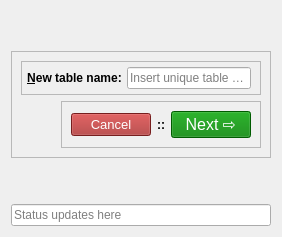
  <widget class="QWidget" name="page">
   <layout class="QVBoxLayout" name="verticalLayout_4">
    <item>
     <spacer name="verticalSpacer_2">
      <property name="orientation">
       <enum>Qt::Vertical</enum>
      </property>
      <property name="sizeHint" stdset="0">
       <size>
        <width>20</width>
        <height>40</height>
       </size>
      </property>
     </spacer>
    </item>
    <item>
     <widget class="QFrame" name="frame_2">
      <property name="sizePolicy">
       <sizepolicy hsizetype="Preferred" vsizetype="Preferred">
        <horstretch>0</horstretch>
        <verstretch>0</verstretch>
       </sizepolicy>
      </property>
      <property name="frameShape">
       <enum>QFrame::StyledPanel</enum>
      </property>
      <property name="frameShadow">
       <enum>QFrame::Raised</enum>
      </property>
      <layout class="QVBoxLayout" name="verticalLayout">
       <item>
        <widget class="QFrame" name="tableNameFrame">
         <property name="frameShape">
          <enum>QFrame::StyledPanel</enum>
         </property>
         <property name="frameShadow">
          <enum>QFrame::Raised</enum>
         </property>
         <layout class="QHBoxLayout" name="horizontalLayout">
          <property name="spacing">
           <number>5</number>
          </property>
          <property name="sizeConstraint">
           <enum>QLayout::SetMinimumSize</enum>
          </property>
          <property name="leftMargin">
           <number>5</number>
          </property>
          <property name="topMargin">
           <number>5</number>
          </property>
          <property name="bottomMargin">
           <number>5</number>
          </property>
          <item>
           <widget class="QLabel" name="tbl_name_label_0">
            <property name="sizePolicy">
             <sizepolicy hsizetype="Fixed" vsizetype="Fixed">
              <horstretch>0</horstretch>
              <verstretch>0</verstretch>
             </sizepolicy>
            </property>
            <property name="font">
             <font>
              <weight>75</weight>
              <bold>true</bold>
             </font>
            </property>
            <property name="text">
             <string>&lt;u&gt;N&lt;/u&gt;ew table name:</string>
            </property>
            <property name="alignment">
             <set>Qt::AlignCenter</set>
            </property>
           </widget>
          </item>
          <item>
           <widget class="QLineEdit" name="tbl_name_line_0">
            <property name="sizePolicy">
             <sizepolicy hsizetype="Preferred" vsizetype="Fixed">
              <horstretch>0</horstretch>
              <verstretch>0</verstretch>
             </sizepolicy>
            </property>
            <property name="placeholderText">
             <string>Insert unique table name</string>
            </property>
           </widget>
          </item>
         </layout>
        </widget>
       </item>
       <item>
        <layout class="QHBoxLayout" name="horizontalLayout_2">
         <property name="sizeConstraint">
          <enum>QLayout::SetMinimumSize</enum>
         </property>
         <item>
          <spacer name="horizontalSpacer">
           <property name="orientation">
            <enum>Qt::Horizontal</enum>
           </property>
           <property name="sizeType">
            <enum>QSizePolicy::Expanding</enum>
           </property>
           <property name="sizeHint" stdset="0">
            <size>
             <width>40</width>
             <height>20</height>
            </size>
           </property>
          </spacer>
         </item>
         <item>
          <widget class="QFrame" name="frame_0">
           <property name="sizePolicy">
            <sizepolicy hsizetype="Preferred" vsizetype="Preferred">
             <horstretch>0</horstretch>
             <verstretch>0</verstretch>
            </sizepolicy>
           </property>
           <property name="frameShape">
            <enum>QFrame::StyledPanel</enum>
           </property>
           <property name="frameShadow">
            <enum>QFrame::Raised</enum>
           </property>
           <layout class="QHBoxLayout" name="horizontalLayout_15">
            <item>
             <widget class="QPushButton" name="cancel_0">
              <property name="sizePolicy">
               <sizepolicy hsizetype="Preferred" vsizetype="Fixed">
                <horstretch>0</horstretch>
                <verstretch>0</verstretch>
               </sizepolicy>
              </property>
              <property name="font">
               <font>
                <pointsize>10</pointsize>
               </font>
              </property>
              <property name="styleSheet">
               <string notr="true">background-color: brown; color: white;</string>
              </property>
              <property name="text">
               <string>Cancel</string>
              </property>
             </widget>
            </item>
            <item>
             <widget class="QLabel" name="label">
              <property name="sizePolicy">
               <sizepolicy hsizetype="Fixed" vsizetype="Preferred">
                <horstretch>0</horstretch>
                <verstretch>0</verstretch>
               </sizepolicy>
              </property>
              <property name="font">
               <font>
                <weight>75</weight>
                <bold>true</bold>
               </font>
              </property>
              <property name="text">
               <string>::</string>
              </property>
              <property name="alignment">
               <set>Qt::AlignCenter</set>
              </property>
             </widget>
            </item>
            <item>
             <widget class="QPushButton" name="next_0">
              <property name="sizePolicy">
               <sizepolicy hsizetype="Preferred" vsizetype="Fixed">
                <horstretch>0</horstretch>
                <verstretch>0</verstretch>
               </sizepolicy>
              </property>
              <property name="font">
               <font>
                <pointsize>12</pointsize>
               </font>
              </property>
              <property name="styleSheet">
               <string notr="true">background-color: green; color: white;</string>
              </property>
              <property name="text">
               <string>Next ⇨</string>
              </property>
             </widget>
            </item>
           </layout>
          </widget>
         </item>
        </layout>
       </item>
      </layout>
     </widget>
    </item>
    <item>
     <spacer name="verticalSpacer_3">
      <property name="orientation">
       <enum>Qt::Vertical</enum>
      </property>
      <property name="sizeHint" stdset="0">
       <size>
        <width>20</width>
        <height>40</height>
       </size>
      </property>
     </spacer>
    </item>
    <item>
     <layout class="QVBoxLayout" name="verticalLayout_5">
      <property name="sizeConstraint">
       <enum>QLayout::SetMinimumSize</enum>
      </property>
      <item>
       <widget class="QLineEdit" name="statusLine_0">
        <property name="sizePolicy">
         <sizepolicy hsizetype="Preferred" vsizetype="Fixed">
          <horstretch>0</horstretch>
          <verstretch>0</verstretch>
         </sizepolicy>
        </property>
        <property name="readOnly">
         <bool>false</bool>
        </property>
        <property name="placeholderText">
         <string>Status updates here</string>
        </property>
       </widget>
      </item>
     </layout>
    </item>
   </layout>
  </widget>
